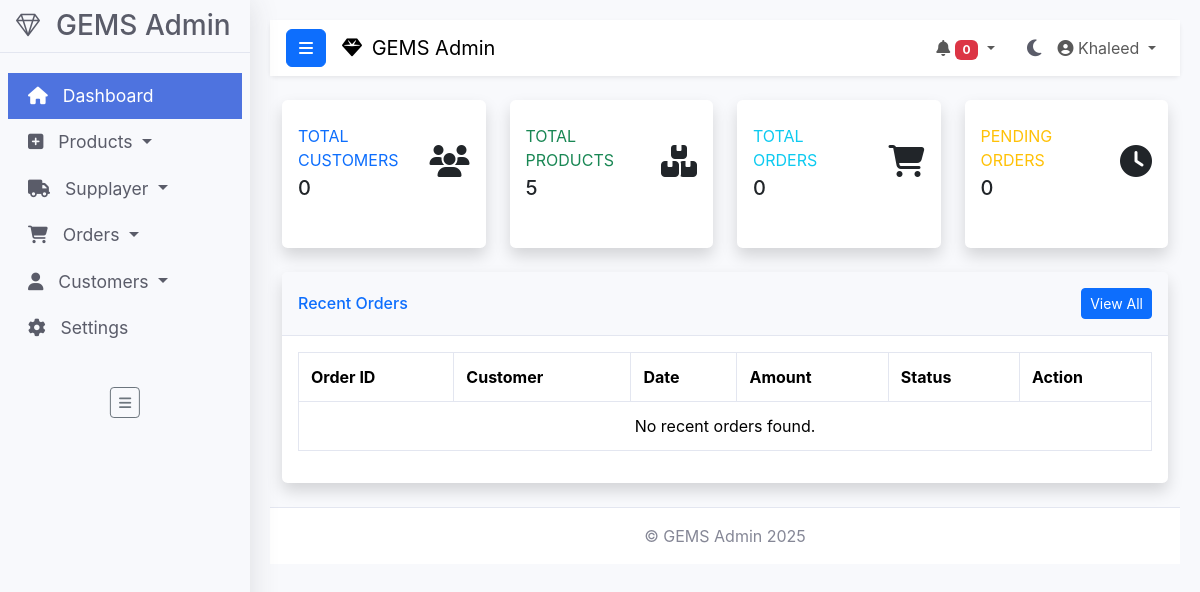
/admin/index.php (signed in), run on an earlier commit of the app's database.
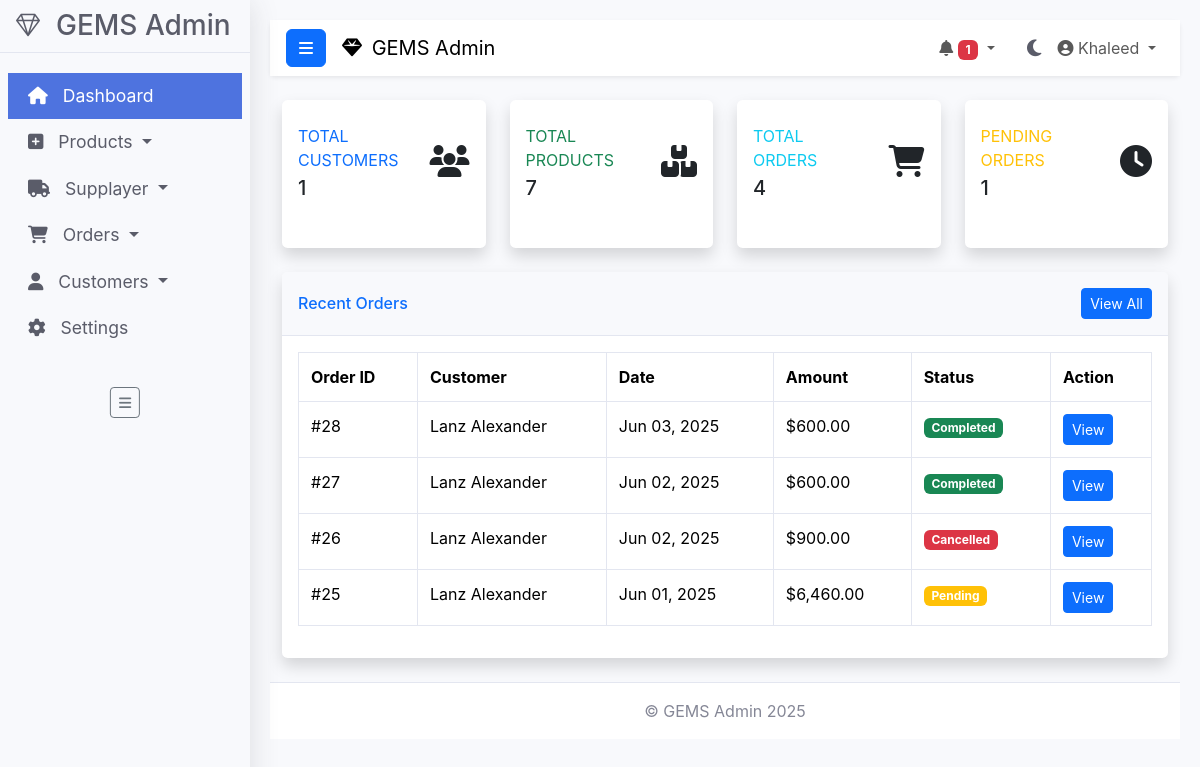
And on a later commit of the database.
### tables this page shows
CREATE TABLE IF NOT EXISTS `orders` (
  `order_id` int(11) NOT NULL AUTO_INCREMENT,
  `order_cost` decimal(10,2) NOT NULL,
  `order_status` varchar(100) NOT NULL DEFAULT 'on_hold',
  `customer_id` int(11) NOT NULL,
  `customer_phone` varchar(15) NOT NULL,
  `customer_city` varchar(255) NOT NULL,
  `customer_address` varchar(255) NOT NULL,
  `order_date` datetime NOT NULL DEFAULT current_timestamp(),
  `payment_method` varchar(50) DEFAULT NULL,
  PRIMARY KEY (`order_id`)
);

CREATE TABLE IF NOT EXISTS `customers` (
  `customer_id` int(11) NOT NULL AUTO_INCREMENT,
  `customer_name` varchar(100) NOT NULL,
  `customer_email` varchar(100) NOT NULL,
  `customer_password` varchar(100) NOT NULL,
  `customer_phone` varchar(20) DEFAULT NULL,
  `customer_city` varchar(255) DEFAULT NULL,
  `customer_address` varchar(100) DEFAULT NULL,
  `customer_photo` varchar(255) DEFAULT NULL,
  PRIMARY KEY (`customer_id`)
);

### admin/index.php (the view, shortened to what the changed rows need)
<?php
$stats = [
    'total_products' => 0,
    'total_orders' => 0,
    'pending_orders' => 0,
    'total_customers' => 0
];
$result = $conn->query("SELECT COUNT(*) as count FROM products");
if ($result) {
    $stats['total_products'] = (int)$result->fetch_assoc()['count'];
}
$result = $conn->query("SELECT COUNT(*) as count FROM orders");
if ($result) {
    $stats['total_orders'] = (int)$result->fetch_assoc()['count'];
}
$result = $conn->query("SELECT COUNT(*) as count FROM orders WHERE order_status = 'pending'");
if ($result) {
    $stats['pending_orders'] = (int)$result->fetch_assoc()['count'];
}
$result = $conn->query("SELECT COUNT(*) as count FROM customers");
if ($result) {
    $stats['total_customers'] = (int)$result->fetch_assoc()['count'];
}
$recent_orders = [];
$result = $conn->query("
    SELECT o.order_id, o.order_cost, o.order_status, o.order_date, c.customer_name
    FROM orders o
    JOIN customers c ON o.customer_id = c.customer_id
    ORDER BY o.order_date DESC
    LIMIT 5
");
if ($result) {
    $recent_orders = $result->fetch_all(MYSQLI_ASSOC);
}
$header_data = [
    'pending_orders' => $stats['pending_orders'],
    'recent_orders' => array_slice($recent_orders, 0, 5)
];
?>
<!DOCTYPE html>
<html lang="en" data-bs-theme="light">
<head>
    <link href="https://cdn.jsdelivr.net/npm/bootstrap@5.3.2/dist/css/bootstrap.min.css" rel="stylesheet" />
    <link rel="stylesheet" href="https://cdn.jsdelivr.net/npm/bootstrap-icons@1.10.5/font/bootstrap-icons.css">
    <link rel="stylesheet" href="https://cdnjs.cloudflare.com/ajax/libs/font-awesome/6.4.2/css/all.min.css" />
    <link href="css/style.css" rel="stylesheet" />
</head>
<body>
    <div class="wrapper">
        <div id="content">
            <?php include 'Layout/header.php'; ?>
            <div class="container-fluid mt-4">
                <div class="row">
                    <div class="col-xl-3 col-md-6 mb-4">
                        <div class="card border-left-primary shadow h-100 py-2">
                            <div class="card-body">
                                <div class="row align-items-center no-gutters">
                                    <div class="col mr-2">
                                        <div class="text-xs font-weight-bold text-primary text-uppercase mb-1">
                                            Total Customers
                                        </div>
                                        <div class="h5 mb-0 font-weight-bold text-gray-800">
                                            <?= $stats['total_customers'] ?>
                                        </div>
                                    </div>
                                </div>
                            </div>
                        </div>
                    </div>
                    <div class="col-xl-3 col-md-6 mb-4">
                        <div class="card border-left-success shadow h-100 py-2">
                            <div class="card-body">
                                <div class="row align-items-center no-gutters">
                                    <div class="col mr-2">
                                        <div class="text-xs font-weight-bold text-success text-uppercase mb-1">
                                            Total Products
                                        </div>
                                        <div class="h5 mb-0 font-weight-bold text-gray-800">
                                            <?php echo (int)$stats['total_products']; ?>
                                        </div>
                                    </div>
                                </div>
                            </div>
                        </div>
                    </div>
                    <div class="col-xl-3 col-md-6 mb-4">
                        <div class="card border-left-info shadow h-100 py-2">
                            <div class="card-body">
                                <div class="row align-items-center no-gutters">
                                    <div class="col mr-2">
                                        <div class="text-xs font-weight-bold text-info text-uppercase mb-1">
                                            Total Orders
                                        </div>
                                        <div class="h5 mb-0 font-weight-bold text-gray-800">
                                            <?php echo (int)$stats['total_orders']; ?>
                                        </div>
                                    </div>
                                </div>
                            </div>
                        </div>
                    </div>
                    <div class="col-xl-3 col-md-6 mb-4">
                        <div class="card border-left-warning shadow h-100 py-2">
                            <div class="card-body">
                                <div class="row align-items-center no-gutters">
                                    <div class="col mr-2">
                                        <div class="text-xs font-weight-bold text-warning text-uppercase mb-1">
                                            Pending Orders
                                        </div>
                                        <div class="h5 mb-0 font-weight-bold text-gray-800">
                                            <?php echo (int)$stats['pending_orders']; ?>
                                        </div>
                                    </div>
                                </div>
                            </div>
                        </div>
                    </div>
                </div>
                <div class="row">
                    <div class="col-12">
                        <div class="card shadow mb-4">
                            <div class="card-body">
                                <div class="table-responsive">
                                    <table class="table table-bordered" width="100%" cellspacing="0">
                                        <thead>
                                            <tr>
                                                <th>Order ID</th>
                                                <th>Customer</th>
                                                <th>Date</th>
                                                <th>Amount</th>
                                                <th>Status</th>
                                                <th>Action</th>
                                            </tr>
                                        </thead>
                                        <tbody>
                                            <?php if (!empty($recent_orders)): ?>
                                                <?php foreach($recent_orders as $order): ?>
                                                    <tr>
                                                        <td>#<?= htmlspecialchars($order['order_id']) ?></td>
                                                        <td><?= htmlspecialchars($order['customer_name']) ?></td>
                                                        <td><?= date('M d, Y', strtotime($order['order_date'])) ?></td>
                                                        <td>$<?= number_format($order['order_cost'], 2) ?></td>
                                                        <td>
                                                            <span class="badge <?=
                                                                match(strtolower($order['order_status'])) {
                                                                    'completed' => 'bg-success',
                                                                    'pending' => 'bg-warning',
                                                                    'cancelled' => 'bg-danger',
                                                                    default => 'bg-info'
                                                                }
                                                            ?>">
                                                                <?= ucfirst(htmlspecialchars($order['order_status'])) ?>
                                                            </span>
                                                        </td>
                                                        <td>
                                                            <a href="order_details.php?id=<?= $order['order_id'] ?>" class="btn btn-sm btn-primary">View</a>
                                                        </td>
                                                    </tr>
                                                <?php endforeach; ?>
                                            <?php else: ?>
                                                <tr><td colspan="6" class="text-center">No recent orders found.</td></tr>
                                            <?php endif; ?>
                                        </tbody>
                                    </table>
                                </div>
                            </div>
                        </div>
                    </div>
                </div>
            </div>
        </div>
    </div>
</body>
</html>

### admin/Layout/header.php (shortened to what the changed rows need)
<?php
$header_data = $header_data ?? [
    'pending_orders' => 0,
    'recent_orders' => []
];
$pending_orders = (int)($header_data['pending_orders'] ?? 0);
?>
<div class="card mb-4 shadow-sm">
  <nav class="navbar navbar-expand px-3" style="background-color: var(--bg-card); color: var(--text-primary);">
    <div class="collapse navbar-collapse" id="navbarSupportedContent">
        <ul class="navbar-nav ms-auto">
            <li class="nav-item dropdown">
                <a class="nav-link dropdown-toggle" href="#" id="navbarDropdown" role="button" data-bs-toggle="dropdown" aria-expanded="false">
                    <i class="fas fa-bell"></i>
                    <span class="badge bg-danger"><?= $pending_orders ?></span>
                </a>
            </li>
        </ul>
    </div>
  </nav>
</div>

What changed in the data, as far as the page shows it:
added orders: order_id "28", customer.customer_name "Lanz Alexander", order_date "Jun 03, 2025", order_cost "600.00", order_status "Completed"
added orders: order_id "27", customer.customer_name "Lanz Alexander", order_date "Jun 02, 2025", order_cost "600.00", order_status "Completed"
added orders: order_id "26", customer.customer_name "Lanz Alexander", order_date "Jun 02, 2025", order_cost "900.00", order_status "Cancelled"
added orders: order_id "25", customer.customer_name "Lanz Alexander", order_date "Jun 01, 2025", order_cost "6,460.00", order_status "Pending"
Also different on the page:
$pending_orders: "0" → "1"
$stats['total_customers']: "0" → "1"
$stats['total_products']: "5" → "7"
$stats['total_orders']: "0" → "4"
$stats['pending_orders']: "0" → "1"
text no longer shown: "No recent orders found."
